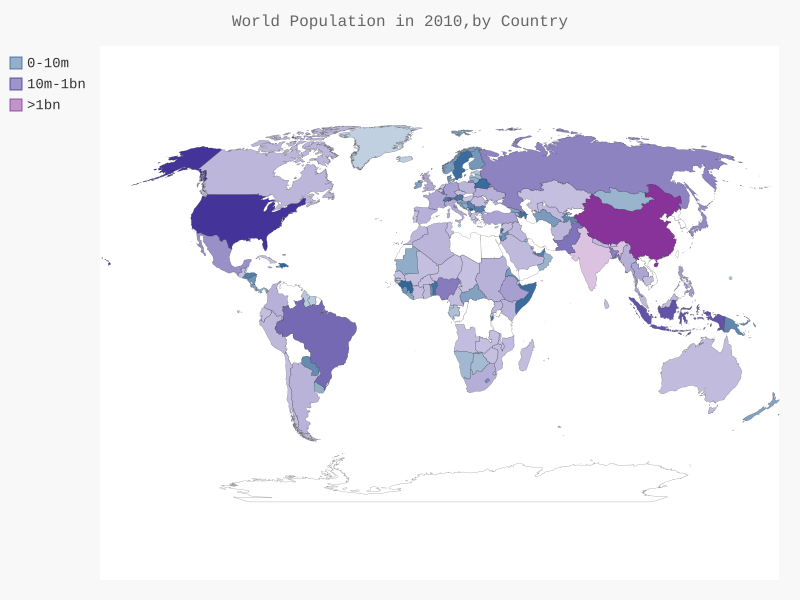

Recreate this plot in Python.
from country_codes import get_country_code
import json
import pygal_maps_world.maps
from pygal.style import LightColorizedStyle, RotateStyle
filename = 'population_data.json'
with open(filename) as f:
    pop_data = json.load(f)
    cc_populations = {}
    for pop_dict in pop_data:
        if pop_dict['Year'] == '2010':
            country_name = pop_dict['Country Name']
            population = int(float(pop_dict['Value']))
            code = get_country_code(country_name)
            if code:
                cc_populations[code] = population
cc_pops_1, cc_pops_2, cc_pops_3 = {}, {}, {}
for cc, pop in cc_populations.items():
    if pop < 10000000:
        cc_pops_1[cc] = pop
    elif pop < 1000000000:
        cc_pops_2[cc] = pop
    else:
        cc_pops_3[cc] = pop

wm_style = RotateStyle('#336699', base_style=LightColorizedStyle)
wm = pygal_maps_world.maps.World(style=wm_style)
wm.title = 'World Population in 2010,by Country'
wm.add('0-10m', cc_pops_1)
wm.add('10m-1bn', cc_pops_2)
wm.add('>1bn', cc_pops_3)

wm.render_to_file('world_population.svg')
